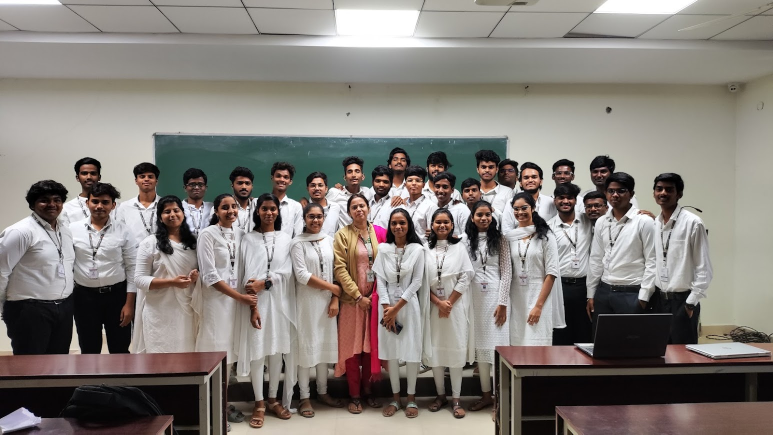
#> input picture boot_camp/pythonProject1/IMG_20231222_121112.jpg, 1546 x 869 px (shown at 1/2 size)
$ python facedetectionwithui.py
#> lines starting #> are read from the running program, lines starting #| are printed output that depends on the picture; after the words box and inside, x2 and y2 are one past the last pixel; in counts of white or black regions, pixels touching at a corner belong together
from tkinter import *
from PIL import ImageTk, Image
import cv2
root = Tk()
root.geometry("900x500")
root.title("Multiple face detection using opencv")
root.configure(bg="grey")
inputimage = cv2.imread('IMG_20231222_121112.jpg')
#> inputimage is the input picture: shape (869, 1546, 3); mean B, G, R 122.5, 127.6, 133.5
blue,green,red = cv2.split(inputimage)
img = cv2.merge((red,green,blue))
im = Image.fromarray(img)
image1 = im.resize((340, 340))
image1 = ImageTk.PhotoImage(image1)

gray_img = cv2.cvtColor(img, cv2.COLOR_BGR2GRAY)


gim = Image.fromarray(gray_img)
image2 = gim.resize((340, 340))
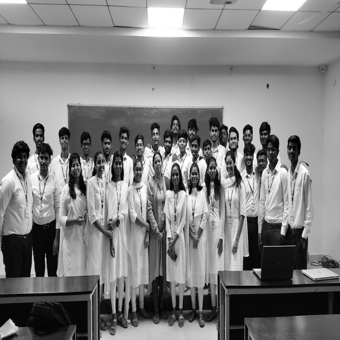
#> image2: PIL image 340x340 L; min 0, max 255, mean 126.8
image2 = ImageTk.PhotoImage(image2)


haar_cascade = cv2.CascadeClassifier('haarcascade_frontalface_default.xml')
faces_rect = haar_cascade.detectMultiScale(gray_img, 1.1, 12)
#> faces_rect = 28 rows, first 6: [780, 304, 38, 38], [996, 328, 35, 35], [685, 325, 46, 46], [806, 343, 44, 44], [612, 354, 44, 44], [1103, 329, 44, 44]
for (x, y, w, h) in faces_rect:
    outputimage=cv2.rectangle(inputimage, (x, y), (x + w, y + h), (100, 250, 150), 10)
#> this loop made 28 passes
#> (x, y, w, h) on passes 1 to 12: (780, 304, 38, 38), (996, 328, 35, 35), (685, 325, 46, 46), (806, 343, 44, 44), (612, 354, 44, 44), (1103, 329, 44, 44), (541, 336, 46, 46), (1036, 335, 51, 51), (742, 346, 44, 44), (606, 415, 48, 48), (951, 316, 49, 49), (1176, 326, 46, 46)
#> pass 2, `outputimage=cv2.rectangle(inputimage, (x, y), (x + w, y + h), (100, 25..`:
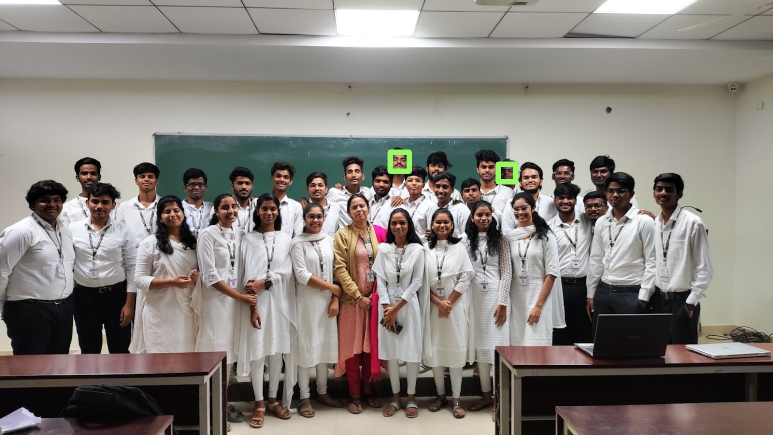
#> outputimage: shape (869, 1546, 3) (shown at 1/2 size); mean B, G, R 122.6, 128.1, 133.7
#> pass 3, `outputimage=cv2.rectangle(inputimage, (x, y), (x + w, y + h), (100, 25..`:
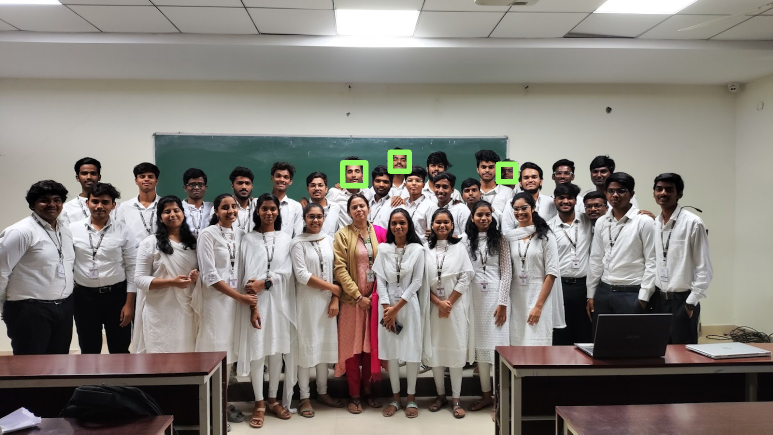
#> outputimage: shape (869, 1546, 3) (shown at 1/2 size); 0.15% of pixels changed, all inside (x1, y1, x2, y2) = (680, 320, 737, 377)
#> after the loop:
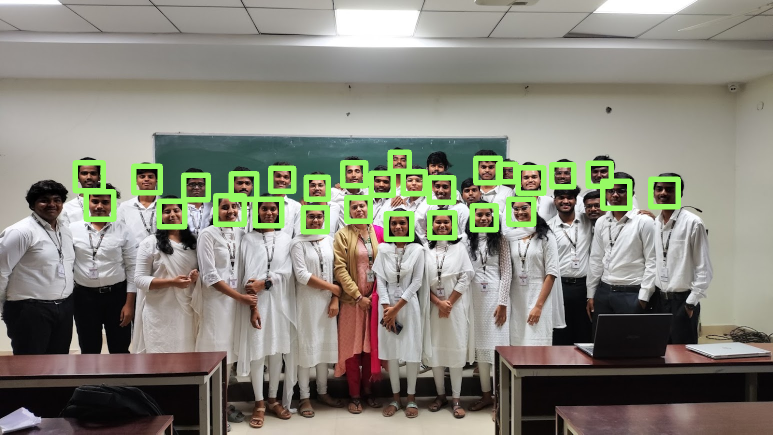
#> inputimage: shape (869, 1546, 3) (shown at 1/2 size); 4.22% of pixels changed, all inside (x1, y1, x2, y2) = (145, 299, 1362, 484)
#cv2.imshow('Detected faces', inputimage)
lue,green,red = cv2.split(outputimage)
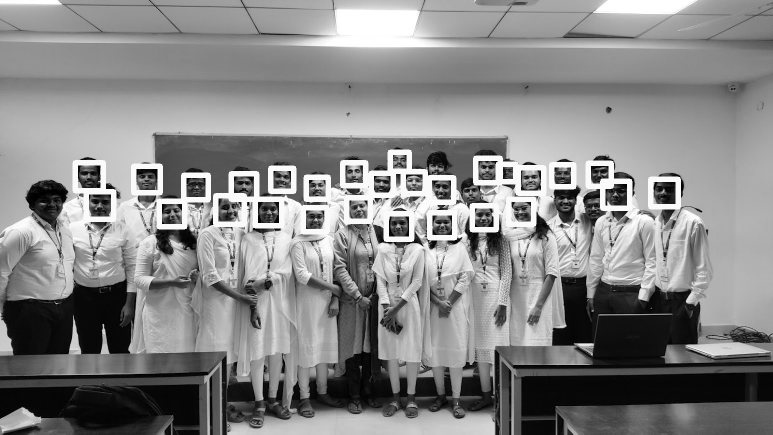
#> green: shape (869, 1546) (shown at 1/2 size); min 0, max 255, mean 134.3
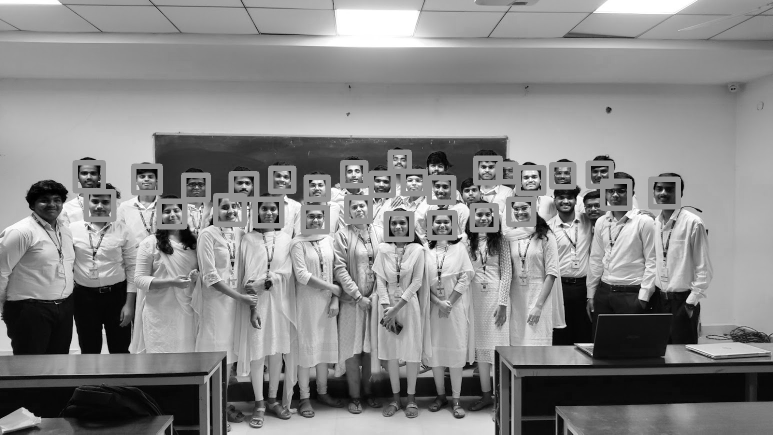
#> red: shape (869, 1546) (shown at 1/2 size); min 0, max 255, mean 135.7
outputimage = cv2.merge((red,green,blue))
oim=Image.fromarray(outputimage)
image3 = oim.resize((340, 340))
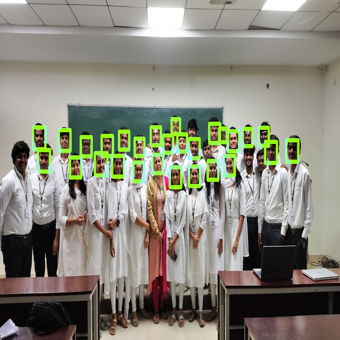
#> image3: PIL image 340x340 RGB; mean R, G, B 135.7, 134.3, 122.5
image3 = ImageTk.PhotoImage(image3)

label1 = Label(image=image1)
label2 = Label(image=image2)
label3=Label(image=image3)
label4=Label(root,text="Input Image")
label5=Label(root,text="Grayscale Image")
label6=Label(root,text="Output Image")


label1.grid(row=0, column=0)
label2.grid(row=0, column=1)
label3.grid(row=0,column=2)
label4.grid(row=1,column=0)
label5.grid(row=1,column=1)
label6.grid(row=1,column=2)

root.mainloop()
